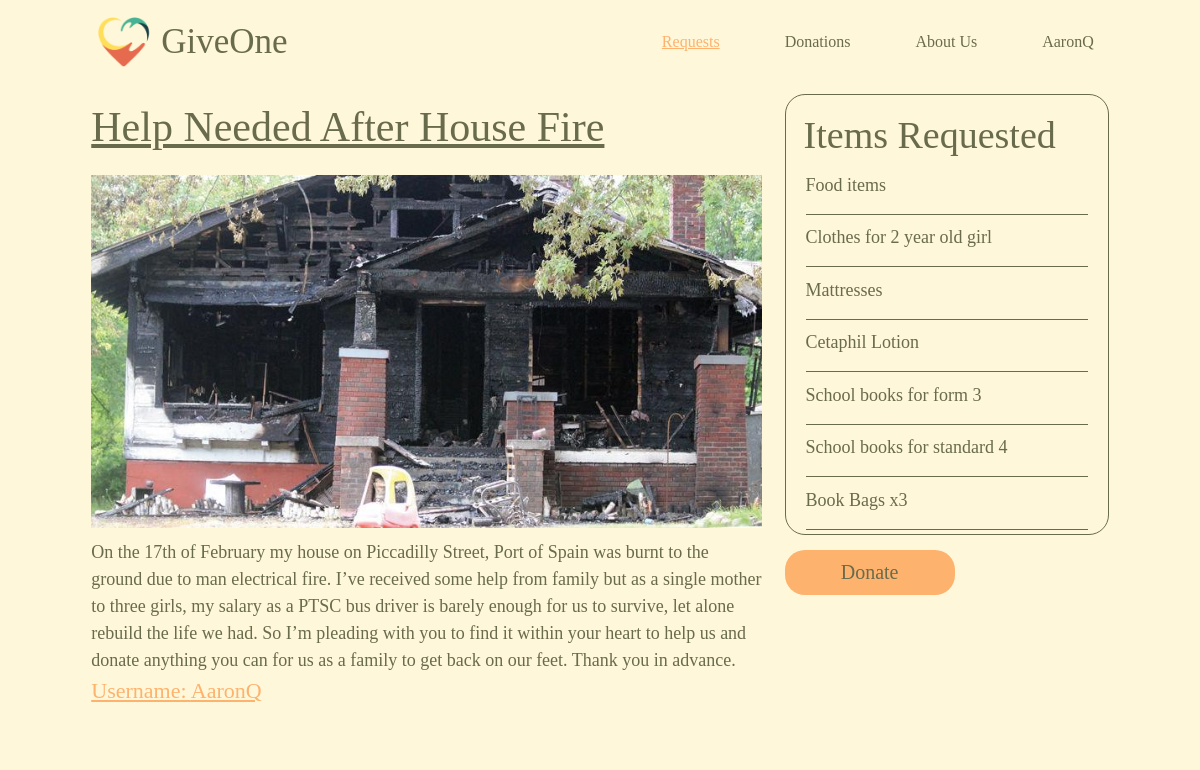
Page /request_page/1 (signed in) on the committed database.
### models.py (models this page shows, shortened)
class User(UserMixin, db.Model):
    id = db.Column(db.Integer, primary_key=True)
    username = db.Column(db.String(80), unique=True, nullable=False)
    email = db.Column(db.String(120), unique=True, nullable=False)
    password = db.Column(db.String(120), nullable=False)
    requests = db.relationship('Requests', backref='user', lazy=True, cascade="all, delete-orphan")     #get all requests by user
    donations = db.relationship('Donations', backref='user', lazy=True, cascade="all, delete-orphan")   #get all donations for user
    uploads = db.relationship('Upload', backref='user', lazy=True, cascade="all, delete-orphan")

class Requests(db.Model):
    reqid = db.Column(db.Integer, primary_key=True)
    title = db.Column(db.String(180), nullable=False)
    body = db.Column(db.String(1000), nullable=False)
    req_items = db.Column(db.String(2000), nullable=False)
    userid = db.Column(db.Integer, db.ForeignKey('user.id'), nullable=False)
    donated = db.Column(db.Boolean, default=False)
    directions = db.Column(db.String(1000), nullable=False, default="")
    note = db.Column(db.String(1000), nullable=False, default="")
    donator_username = db.Column(db.String(180), nullable=False, default="")
    donator_email =  db.Column(db.String(180), nullable=False, default="")
    request_image = db.relationship('Request_Image', backref='requests', lazy=True, cascade="all, delete-orphan", uselist=False)

class Request_Image(db.Model):
  img_id = db.Column(db.Integer, primary_key=True)
  filename = db.Column(db.String, nullable=False)
  reqid = db.Column(db.Integer, db.ForeignKey('requests.reqid'), nullable=False)
  def get_url(self):
    return f'/uploads/{self.filename}'

### app.py (the view)
@app.route('/request_page/<int:id>', methods=['GET'])
@login_required
def request_page(id):
  request = Requests.query.filter_by(userid=current_user.id, reqid=id).first()    #find that request in  database
  if ',' in request.req_items:
    request.req_items = request.req_items.split(',')     #turn string into list of items
  return render_template('request_page.html', request=request)

### app.py (called while the page is built)
@login_manager.user_loader
def load_user(user_id):
    return User.query.get(user_id)

### templates/request_page.html (shortened to what this page needs)
<!DOCTYPE html>
<html lang="en">
    <head>
        <link rel="stylesheet" href="{{ url_for('static', filename='/request_page.css') }}">
        <link rel="stylesheet" href="https://cdnjs.cloudflare.com/ajax/libs/materialize/1.0.0/css/materialize.min.css">
    </head>
    <body onload="show_toasts()">
        <div class="mycontainer">
            <div class="row">
                <nav class="col s12 nav-bar">
                    <a class="logo-div" href="{{ url_for('homepage') }}">
                        <img src="{{ url_for('static', filename='/GiveOneLogo.png') }}" alt="GiveOne logo" class="logo">
                        <h1 class="title text">GiveOne</h1>
                    </a>
                    <ul class="nav-items">
                        <li> <a class="current-page nav-item text hide-on-med-and-down browser-default" href="{{ url_for('all_requests') }}">Requests</a> </li>
                        <li> <a class="nav-item text hide-on-med-and-down" href="{{ url_for('all_donations') }}">Donations</a> </li>
                        <li> <a class="nav-item text hide-on-med-and-down" href="{{ url_for('about_us') }}">About Us</a> </li>
                        <li> <a class="profile nav-item text hide-on-med-and-down" href="{{ url_for('profile') }}">{{ current_user.username }}</a> </li>
                    </ul>
                </nav>
            </div>
        </div>
        <div class="mycontainer">
            <div class="row">
                <div class="col s12 l8 request-body">
                    <h1 class="request-title text">{{request.title}}</h1>
                    <img src="{{ request.request_image.get_url() }}" class="request-image text">
                    <p class="request-details text">{{request.body}}</p>
                    <p class="profile-link text">Username: {{ request.user.username }}</p>
                </div>
                <div class="col s12 l4 request-items">
                    <div class="border">
                        <h1 class="items-title text">Items Requested</h1>
                        <ul class="item-list">
                                <p class="item text">{{item}}</p>
                        </ul>
                    </div>
                        <button data-target="form-modal" class="button modal-trigger text">Donate</button>
                </div>
            </div>
        </div>
    </body>
</html>

### static/request_page.css (style rules this page uses)
* { box-sizing: border-box; border: 0; margin: 0; padding: 0; background-color: #FFF7D9; font-family: 'Playfair Display', serif; }
.text { color: #696B4D; }
.mycontainer { margin-left: 80px; margin-right: 80px; }
.nav-bar { margin-top: 10px; width: 100vw; background-color: #FFF7D9; display: flex; flex-direction: row; box-shadow: none; }
.logo-div { display: flex; align-items: center; text-decoration: none; }
.logo { height: 50px; width: 70px; object-fit: fill; }
.title { padding: 0; margin: 0; font-size: 35px; font-weight: 400; }
.nav-items { margin-left: auto; }
.nav-item { margin-left: 35px; font-size: 16px; font-weight: 50; transition: font-size 0.2s; }
.current-page { color: #FDB26D; font-weight: 100; text-decoration: underline; }
.request-body { margin-bottom: 35px; }
.request-title { font-size: 42px; font-weight: 20; text-decoration: underline; margin-top: 10px; }
.request-image { max-width: 100%; object-fit: fill; }
.request-details { font-size: 18px; margin-top: 5px; }
.profile-link { font-size: 22px; color: #FDB26D; text-decoration: underline; }
.border { border: 0.8px #696B4D solid; border-radius: 20px; padding: 10px 10px 5px 10px; }
.items-title { margin: 10px 0px 15px 8px; font-size: 38px; }
.item { font-size: 18px; margin: 10px 5px 15px 10px; }
.button { background-color: #FDB26D; height: 45px; width: 170px; text-align: center; font-size: 20px; font-weight: 300; border-radius: 20px; font-family: 'Playfair Display', serif; margin: 15px auto 0px auto; transition: color height width box-shadow 0.2s; }

### rows in the picture
User: username "AaronQ", user.username "AaronQ"
Requests: title "Help Needed After House Fire", body "On the 17th of February my house on Piccadilly Street, Port of Spain was burnt to the ground due to man electrical fire. I’ve received some help from family but as a single mother to three girls, my salary as a PTSC bus driver is barely enough for us to survive, let alone rebuild the life we had. So I’m pleading with you to find it within your heart to help us and donate anything you can for us as a family to get back on our feet. Thank you in advance."
Request_Image: request_image.get_url (picture)

### other values in the picture
{{ item }} "Food items" "Clothes for 2 year old girl" "Mattresses" "Cetaphil Lotion" "School books for form 3" "School books for standard 4" "Book Bags x3"
